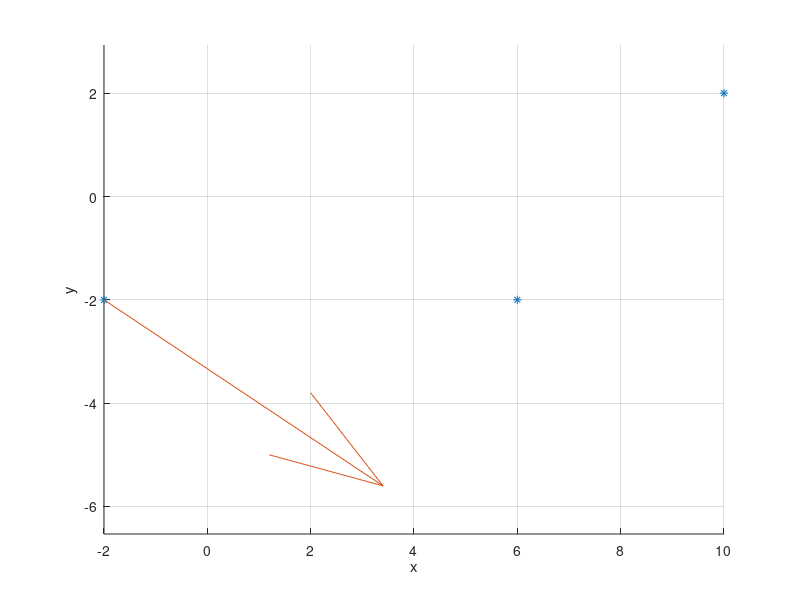

The MATLAB source for this figure: (Note: this script raises an error after producing the figure.)
clear;
hold on;
axis equal;
grid on;
 % Hermit iv meg van adva az érintő
xlabel('x');
ylabel('y');
zlabel('z');

Px = [-2 6 10];
Py = [-2 -2 2];
plot(Px, Py, '*');
v = [ 6 -4 ];
quiver(Px(1), Py(1), v(1), v(2)); % A 0 értéknél a (6-4 vektor)

syms t;
t0 = 0;
t1 = 1;
t2 = 1.5;

syms a3 a3 a2 a1 a0;
x(t) = a3*t^3 + a2*t^2 + a1*t + a0;
xd(t) = diff(x, t);
ex = [x(t0) == Px(1), x(t1) == Px(2), x(t2) == Px(3), xd(t0) == v(1)];
mx = solve(ex, [a3 a2 a1 a0]);
cx(t) = subs(x, [a3 a2 a1 a0], [mx.a3 mx.a2 mx.a1 mx.a0]);

syms b3 b2 b1 b0;
y(t) = b3*t^3 + b2*t^2 + b1*t + b0;
yd(t) = diff(y, t);
ey = [y(t0) == Py(1), y(t1) == Py(2), y(t2) == Py(3), yd(t0) == v(2)];
my = solve(ey, [b3 b2 b1 b0]);
cy(t) = subs(y, [b3 b2 b1 b0], [my.b3 my.b2 my.b1 my.b0]);

fplot(cx, cy, [t0 t2]);

hold off;